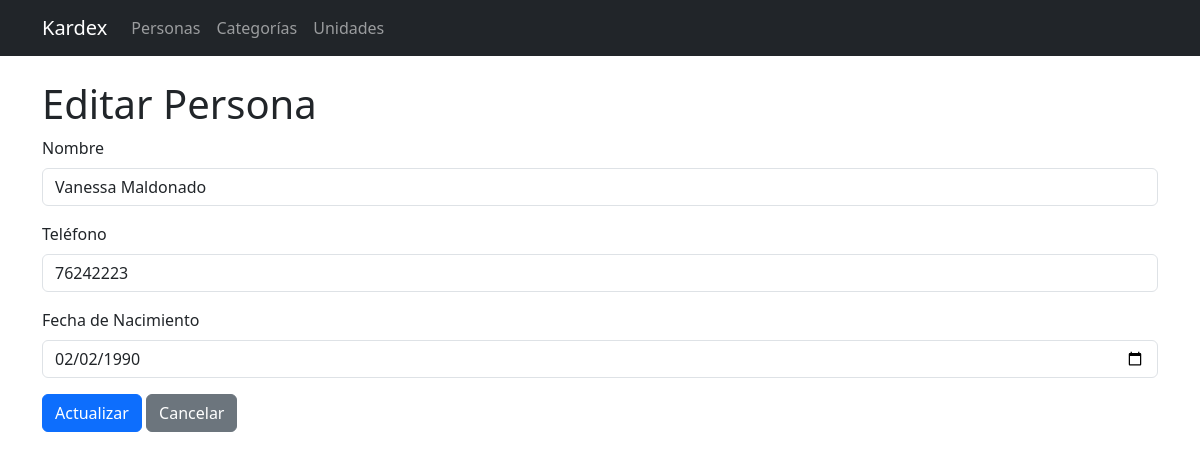
The app's page /editar/1, older data.
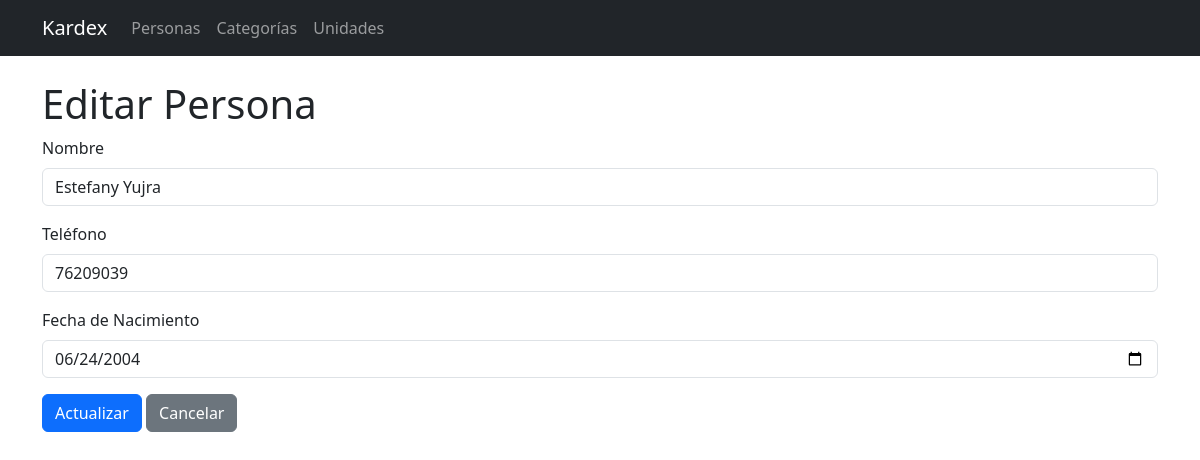
The same page, newer data.
### tables this page shows
CREATE TABLE personas (
    id INTEGER PRIMARY KEY AUTOINCREMENT NOT NULL,
    nombre TEXT NOT NULL,
    teléfono TEXT NOT NULL,
    fecha_nac TEXT NOT NULL
);

### app.py (the view, shortened to what this page needs)
@app.route('/editar/<int:id>', methods=('GET', 'POST'))
def editar(id):
    conn = get_db_connection()
    persona = conn.execute('SELECT * FROM personas WHERE id = ?', (id,)).fetchone()
    conn.close()
    return render_template('editar_persona.html', persona=persona)

### app.py (called while the page is built)
def get_db_connection():
    conn = sqlite3.connect('Kardex.db')
    conn.row_factory = sqlite3.Row
    return conn

### templates/editar_persona.html
{% extends 'layout.html' %}
{% block content %}
<h1>Editar Persona</h1>
<form method="post">
    <div class="mb-3">
        <label class="form-label">Nombre</label>
        <input type="text" name="nombre" class="form-control" value="{{ persona['nombre'] }}" required>
    </div>
    <div class="mb-3">
        <label class="form-label">Teléfono</label>
        <input type="text" name="telefono" class="form-control" value="{{ persona['teléfono'] }}" required>
    </div>
    <div class="mb-3">
        <label class="form-label">Fecha de Nacimiento</label>
        <input type="date" name="fecha_nac" class="form-control" value="{{ persona['fecha_nac'] }}" required>
    </div>
    <button type="submit" class="btn btn-primary">Actualizar</button>
    <a href="{{ url_for('index') }}" class="btn btn-secondary">Cancelar</a>
</form>
{% endblock %}

Row changes from the older to the newer data that the page shows:
changed personas: nombre "Vanessa Maldonado" → "Estefany Yujra"; telefono "76242223" → "76209039"; fecha_nac "02/02/1990" → "06/24/2004"
